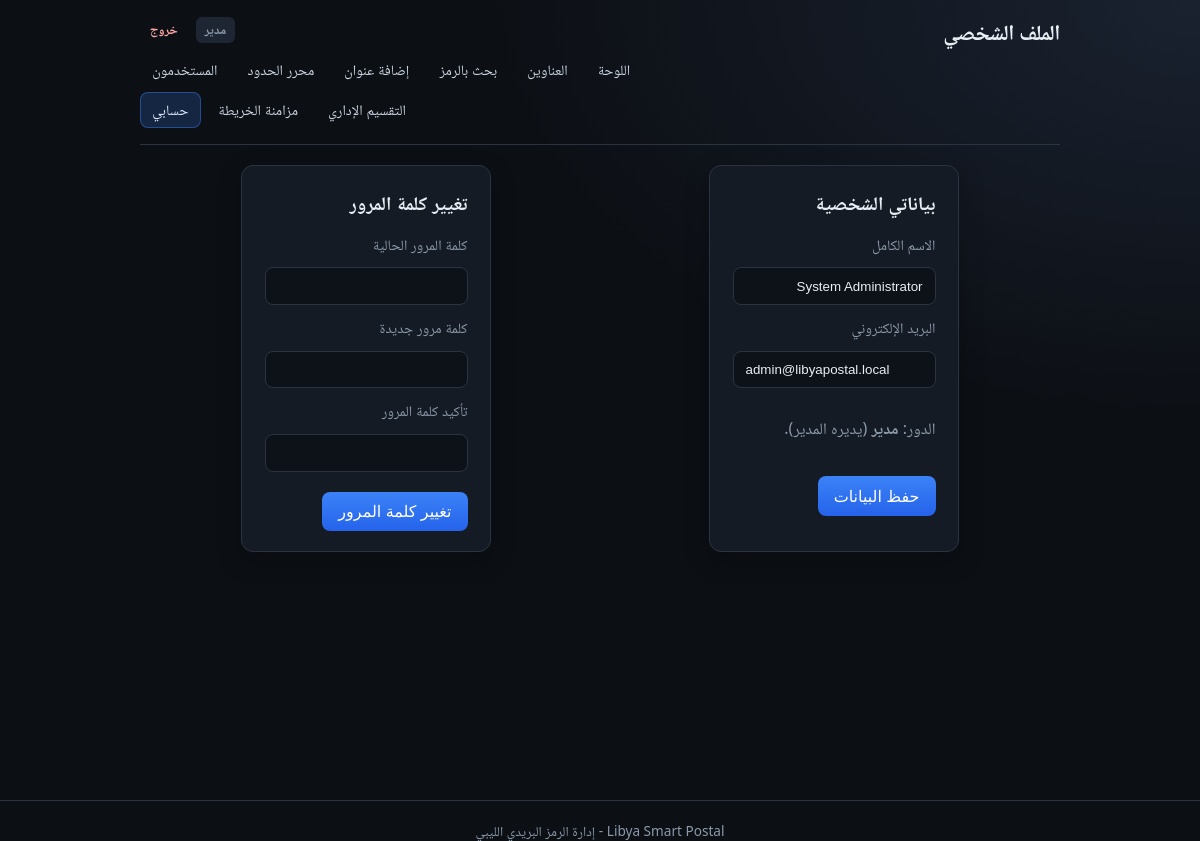
/index.php?r=profile (signed in), run on the app's committed database.
### tables this page shows
CREATE TABLE `users` (
  `id`            INT UNSIGNED NOT NULL AUTO_INCREMENT,
  `name`          VARCHAR(120)   NOT NULL,
  `email`         VARCHAR(255)   NOT NULL,
  `password`      VARCHAR(255)   NOT NULL,
  `role`          ENUM('admin', 'employee', 'citizen') NOT NULL DEFAULT 'citizen',
  `created_at`    TIMESTAMP      NOT NULL DEFAULT CURRENT_TIMESTAMP,
  PRIMARY KEY (`id`),
  UNIQUE KEY `uk_users_email` (`email`),
  KEY `idx_users_role` (`role`)
);

### controllers/BaseController.php (called while the page is built, shortened)
<?php
abstract class BaseController
{
    protected function render(string $viewRelativePath, array $data = []): void
    {
        $appConfig = require dirname(__DIR__) . '/config/app.php';
        $data['appName'] = $appConfig['name'] ?? 'App';
        extract($data, EXTR_SKIP);
        $viewFile = dirname(__DIR__) . '/views/' . ltrim($viewRelativePath, '/');
        require $viewFile;
    }
}

### controllers/UsersController.php (called while the page is built, shortened)
<?php
final class UsersController extends BaseController
{
    public function profile(): void
    {
        $user = User::findById(SessionAuth::userId());
        $this->render('users/profile.php', [
            'title'      => 'الملف الشخصي',
            'profileUser' => $user,
            'userName'   => SessionAuth::userName(),
            'userRole'   => SessionAuth::userRole(),
            'navCurrent' => 'profile',
            'csrf'       => Csrf::getToken(),
            'flash'      => Flash::getAndClear(),
        ]);
    }
}

### models/User.php (called while the page is built, shortened)
<?php
final class User
{
    public static function roleLabelAr(string $role): string
    {
        return match ($role) {
            'admin'    => 'مدير',
            'employee' => 'موظف',
            'citizen'  => 'مواطن',
            default    => $role,
        };
    }
    public static function findById(int $id): ?self
    {
        $pdo = Database::getInstance()->getPdo();
        $stmt = $pdo->prepare(self::selectColumns() . ' FROM users WHERE id = :id LIMIT 1');
        $stmt->execute(['id' => $id]);
        $row = $stmt->fetch(PDO::FETCH_ASSOC);
        return self::fromRow($row);
    }
    private static function selectColumns(): string
    {
        $hasUpdated = self::hasUpdatedAtColumn();
        $cols = 'id, name, email, password, role, created_at';
        $cols .= $hasUpdated ? ', updated_at' : ', NULL AS updated_at';
        return 'SELECT ' . $cols;
    }
    private static ?bool $hasUpdatedAt = null;
    private static function hasUpdatedAtColumn(): bool
    {
        try {
            $pdo = Database::getInstance()->getPdo();
            $stmt = $pdo->query("SHOW COLUMNS FROM users LIKE 'updated_at'");
            self::$hasUpdatedAt = $stmt !== false && $stmt->fetch(PDO::FETCH_ASSOC) !== false;
        } catch (\Throwable) {
            self::$hasUpdatedAt = false;
        }
        return self::$hasUpdatedAt;
    }
    private static function fromRow(array $row): self
    {
        return new self(
            (int) $row['id'],
            (string) $row['name'],
            (string) $row['email'],
            (string) $row['password'],
            (string) $row['role'],
            isset($row['created_at']) ? (string) $row['created_at'] : null,
            isset($row['updated_at']) && $row['updated_at'] !== null ? (string) $row['updated_at'] : null,
        );
    }
}

### views/users/profile.php (the view, shortened to what this page needs)
<?php
require dirname(__DIR__) . '/partials/head.php';
require dirname(__DIR__) . '/partials/app_header.php';
?>
<main id="main-content" class="content main-panel users-page users-page--profile">
    <div class="profile-grid">
        <section class="user-form-card">
            <h2 class="user-form-card__title">بياناتي الشخصية</h2>
            <form method="post" action="index.php?r=profile_update" class="form-stack" autocomplete="off">
                <label class="form-label" for="name">الاسم الكامل</label>
                <input class="form-input" type="text" name="name" id="name" required maxlength="120"
                       value="<?= htmlspecialchars($profileUser->name, ENT_QUOTES, 'UTF-8') ?>">
                <label class="form-label" for="email">البريد الإلكتروني</label>
                <input class="form-input" type="email" name="email" id="email" required maxlength="255" dir="ltr"
                       value="<?= htmlspecialchars($profileUser->email, ENT_QUOTES, 'UTF-8') ?>">
                <p class="muted">الدور: <strong><?= htmlspecialchars(\App\Models\User::roleLabelAr($profileUser->role), ENT_QUOTES, 'UTF-8') ?></strong> (يديره المدير).</p>
                <div class="form-actions">
                    <button type="submit" class="btn btn-primary">حفظ البيانات</button>
                </div>
            </form>
        </section>
        <section class="user-form-card">
            <h2 class="user-form-card__title">تغيير كلمة المرور</h2>
            <form method="post" action="index.php?r=profile_password" class="form-stack" autocomplete="off">
                <label class="form-label" for="current_password">كلمة المرور الحالية</label>
                <input class="form-input" type="password" name="current_password" id="current_password" required>
                <label class="form-label" for="new_password">كلمة مرور جديدة</label>
                <input class="form-input" type="password" name="new_password" id="new_password" required minlength="6">
                <label class="form-label" for="confirm_password">تأكيد كلمة المرور</label>
                <input class="form-input" type="password" name="confirm_password" id="confirm_password" required minlength="6">
                <div class="form-actions">
                    <button type="submit" class="btn btn-primary">تغيير كلمة المرور</button>
                </div>
            </form>
        </section>
    </div>
</main>
<?php require dirname(__DIR__) . '/partials/foot.php';

### views/partials/app_header.php (shortened to what this page needs)
<?php
$topbarExtraClass = (string) ($topbarExtraClass ?? '');
$roleAr = match ($userRole) {
    'admin'    => 'مدير',
    'employee' => 'موظف',
    'citizen'  => 'مواطن',
    default    => (string) $userRole,
};
$hc = 'topbar' . ($topbarExtraClass !== '' ? ' ' . htmlspecialchars($topbarExtraClass, ENT_QUOTES, 'UTF-8') : '');
?>
<header class="<?= $hc ?>" role="banner">
    <h1 class="topbar__title"><?= htmlspecialchars($title, ENT_QUOTES, 'UTF-8') ?></h1>
    <div class="topbar__cluster">
        <div class="topbar__meta">
            <span class="badge badge--role" title="الدور"><?= htmlspecialchars($roleAr, ENT_QUOTES, 'UTF-8') ?></span>
            <a class="topbar__logout" href="index.php?r=logout">خروج</a>
        </div>
        <?php require __DIR__ . '/main_nav.php'; ?>
    </div>
</header>

### css/app.css (style rules this page uses)
:root { --bg: #0c0f14; --card: #151b24; --text: #e8eef3; --muted: #8b9aab; --accent: #3b82f6; --accent-dim: #2563eb; --danger: #f87171; --ok: #4ade80; --info: #7dd3fc; --border: #2a3441; --radius: 12px; --shadow: 0 12px 40px rgba(0, 0, 0, 0.4); font-family: "Segoe UI", Tahoma, "Noto Naskh Arabic", sans-serif; }
* { box-sizing: border-box; }
html { scroll-behavior: smooth; }
body { margin: 0; min-height: 100vh; background: radial-gradient(120% 100% at 100% 0%, #1a2230 0%, #0c0f14 50%); color: var(--text); line-height: 1.5; }
.main-panel { flex: 1; }
.topbar { display: flex; flex-direction: column; align-items: stretch; gap: 0.75rem; margin-bottom: 1.25rem; padding-bottom: 1rem; border-bottom: 1px solid var(--border); }
.topbar__title { margin: 0; font-size: 1.35rem; font-weight: 700; letter-spacing: -0.02em; }
.topbar__cluster { display: flex; flex-wrap: wrap; align-items: center; justify-content: flex-end; gap: 0.5rem 0.75rem; }
.topbar__meta { display: flex; align-items: center; gap: 0.5rem; flex-shrink: 0; }
.topbar__logout { display: inline-block; padding: 0.2rem 0.55rem; border-radius: 6px; font-size: 0.8rem; font-weight: 600; text-decoration: none; color: #fca5a5; border: 1px solid transparent; transition: background 0.15s, color 0.15s; }
@media (min-width: 720px) { .topbar { flex-direction: row; align-items: flex-start; justify-content: space-between; } }
@media (min-width: 720px) { .topbar__title { max-width: 40%; } }
@media (min-width: 720px) { .topbar__cluster { justify-content: flex-end; max-width: 60%; } }
.badge { display: inline-block; padding: 0.2rem 0.55rem; background: #1e2633; border-radius: 6px; font-size: 0.8rem; color: var(--muted); }
.badge--role { font-weight: 600; }
.form-stack { display: flex; flex-direction: column; gap: 0.75rem; }
.form-label { font-size: 0.9rem; color: var(--muted); }
.form-input { width: 100%; padding: 0.65rem 0.75rem; border-radius: 8px; border: 1px solid var(--border); background: #0d1219; color: var(--text); transition: border-color 0.15s, box-shadow 0.15s; }
.btn { display: inline-block; padding: 0.65rem 1rem; border: none; border-radius: 8px; cursor: pointer; text-decoration: none; text-align: center; font-size: 1rem; transition: background 0.15s, transform 0.1s; }
.btn-primary { background: linear-gradient(180deg, var(--accent) 0%, var(--accent-dim) 100%); color: #fff; }
.muted { color: var(--muted); }
.user-form-card { background: var(--card); border: 1px solid var(--border); border-radius: var(--radius); padding: 1.4rem 1.4rem 1.2rem; box-shadow: 0 8px 24px rgba(0, 0, 0, 0.25); max-width: 560px; margin: 0 auto; }
.user-form-card__title { margin: 0 0 1rem; font-size: 1.2rem; }
.user-form-card .form-actions { display: flex; gap: 0.5rem; flex-wrap: wrap; margin-top: 0.5rem; }
.profile-grid { display: grid; grid-template-columns: repeat(auto-fit, minmax(320px, 1fr)); gap: 1rem; max-width: 1100px; margin: 0 auto; }

### data on the page
users: role "مدير", name "System Administrator", email "admin@libyapostal.local"

### other printed values
$title "الملف الشخصي"
